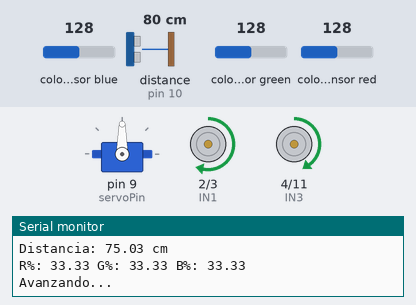
Bench run of a sketch on a simulated Arduino Uno, built with avr-gcc and run on an emulated ATmega328P. Parts: servo, motor-driver pin pairs drawn as motors (green arrow = first pin HIGH = forward, orange = second pin HIGH = backward, longer = more drive, scaled by the enable pin), the last lines printed to the serial monitor. Wiring (inferred from the names in the program): ultrasonic range finder: trigger pin 8; echo pin 10. Inputs (shaded band) come from the test bench; at power-on: colour sensor blue 128, distance to the obstacle (sensor on pin 10) 80 cm, colour sensor green 128, colour sensor red 128. The echo pulse lasts 58.3 µs per cm.

Above: at 3.8 s.
3.9 s: colour sensor blue set to 193
7.0 s: colour sensor blue set to 199
At 8.0 s:
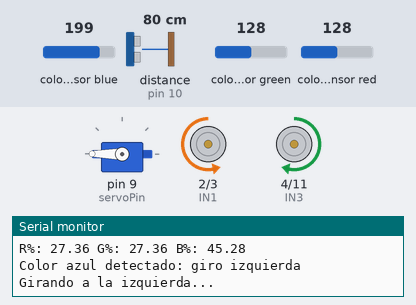
10.1 s: colour sensor blue set to 5
At 11.2 s:
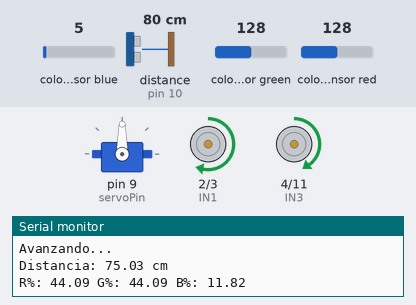
11.8 s: distance to the obstacle (sensor on pin 10) set to 12 cm
13.3 s: distance to the obstacle (sensor on pin 10) set to 9 cm
At 15.1 s:
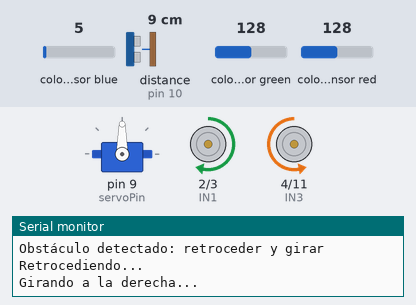
16.4 s: distance to the obstacle (sensor on pin 10) set to 18 cm
At 19.6 s:
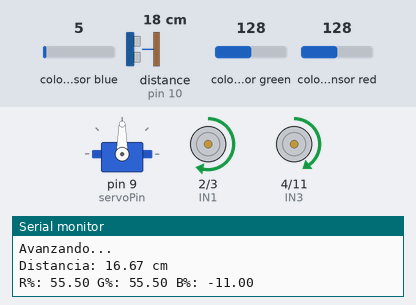
Timing chart, 0 to 19.8 s (numbered marks = the images above; inputs shaded):
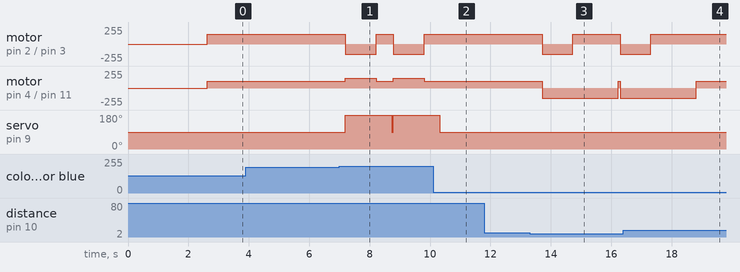

Measured:
- the behaviour switches between 195 and 196 on colour sensor blue (found by bisection; images 0 and 1)
- the behaviour switches between 11 and 10 cm on distance to the obstacle (sensor on pin 10) (found by bisection; images 2 and 3)
- after the input at 7.0 s, motor on pin 2 (IN1) / pin 3 (IN2): alternates forward 150/255 for 0.56 s and backward 150/255 for 1.0 s, starting after 0.20 s; motor on pin 4 (IN3) / pin 11 (IN4): alternates forward 150/255 for 1.0 s and forward 100/255 for 0.56 s, starting after 0.20 s
- after the input at 10.1 s, motor on pin 2 (IN1) / pin 3 (IN2): stays forward 150/255 (without the input it goes to backward 150/255 after 0.27 s); motor on pin 4 (IN3) / pin 11 (IN4): stays forward 100/255 (without the input it goes to forward 150/255 after 0.27 s); servo on pin 9 (servoPin): goes on until 10.3 s, then stays 90°
- after the input at 13.3 s, motor on pin 2 (IN1) / pin 3 (IN2): forward 150/255 → backward 150/255 after 0.41 s, → forward 150/255 1.0 s later, → backward 150/255 1.6 s later; motor on pin 4 (IN3) / pin 11 (IN4): forward 100/255 → backward 150/255 after 0.41 s, → forward 100/255 2.5 s later, → backward 150/255 0.06 s later
- after the input at 16.4 s, motor on pin 2 (IN1) / pin 3 (IN2): goes on until 17.3 s, then stays forward 150/255; motor on pin 4 (IN3) / pin 11 (IN4): goes on until 18.8 s, then stays forward 100/255

The sketch:

sketch_jun6a_2.ino
```cpp
#include <Wire.h>
#include <Adafruit_TCS34725.h>
#include <Servo.h>

// Pines de control del L298N
const int IN1 = 2;
const int IN2 = 3;
const int ENA = 5;

const int IN3 = 4;
const int IN4 = 11;
const int ENB = 6;

// Pines del sensor ultrasónico
const int trigPin = 8;
const int echoPin = 10;

// Servo
Servo servo;
const int servoPin = 9;

// Sensor de color
Adafruit_TCS34725 colorSensor = Adafruit_TCS34725(TCS34725_INTEGRATIONTIME_50MS, TCS34725_GAIN_4X);

// Variables de calibración (luz ambiental)
uint16_t r_base = 0, g_base = 0, b_base = 0, c_base = 0;
float r_f = 0, g_f=0, b_f=0;
const float alpha = 0.5;

void setup() {
  Serial.begin(9600);

  pinMode(trigPin, OUTPUT);
  pinMode(echoPin, INPUT);
  pinMode(IN1, OUTPUT);
  pinMode(IN2, OUTPUT);
  pinMode(ENA, OUTPUT);
  pinMode(IN3, OUTPUT);
  pinMode(IN4, OUTPUT);
  pinMode(ENB, OUTPUT);

  servo.attach(servoPin);
  servo.write(90);

  if (colorSensor.begin()) {
    Serial.println("Sensor de color inicializado");
  } else {
    Serial.println("Error al inicializar sensor de color");
    while (1);
  }

  // === Calibración de luz ambiental ===
  Serial.println("Calibrando sensor");
  delay(2000); // Tiempo para estabilizar luz ambiental

  for (int i = 0; i < 3; i++) {
    calibracion();
  }

  avanzar();
}

void loop() {
  servo.write(90);
  avanzar();

  // Medición ultrasónica
  digitalWrite(trigPin, LOW);
  delayMicroseconds(2);
  digitalWrite(trigPin, HIGH);
  delayMicroseconds(10);
  digitalWrite(trigPin, LOW);
  long duracion = pulseIn(echoPin, HIGH);
  float distancia = duracion * 0.034 / 2;
  distancia *= 0.95;
  Serial.print("Distancia: ");
  Serial.print(distancia);
  Serial.println(" cm");

  // === Lectura y corrección de color ===
  uint16_t r_raw, g_raw, b_raw, c_raw;
  colorSensor.getRawData(&r_raw, &g_raw, &b_raw, &c_raw);

  int r_corr = max(0, r_raw - r_base);
  int g_corr = max(0, g_raw - g_base);
  int b_corr = max(0, b_raw - b_base);
 // int c_corr = max(0, c_raw - c_base);

  r_f = alpha * r_corr + (1-alpha) * r_f;
  g_f = alpha * g_corr + (1-alpha) * g_f;
  b_f = alpha * b_corr + (1-alpha) * b_f;


  float total = r_f + g_f + b_f;
  float r_pct = (r_f/total)*100.0;
  float g_pct = (g_f/total)*100.0;
  float b_pct = (b_f/total)*100.0;


  Serial.print("R%: "); Serial.print(r_pct);
  Serial.print(" G%: "); Serial.print(g_pct);
  Serial.print(" B%: "); Serial.println(b_pct);

  // === Reacción a colores corregidos ===

  if (r_pct > 45 && g_pct < 30 && b_pct < 30) {
    Serial.println("Color rojo detectado: detener y girar servo");
    detenerMotores();
    servo.write(0); delay(1000);
    servo.write(90); delay(1000);
    servo.write(180); delay(1000);
    servo.write(90);
    avanzar();
  }
  else if (b_pct > 45 && r_pct < 30 && g_pct < 30) {
    Serial.println("Color azul detectado: giro izquierda");
    servo.write(180);
    girarIzquierda(); delay(1000);
    avanzar();
  }
  else if (g_pct > 45 && r_pct < 30 && b_pct < 30) {
    Serial.println("Color verde detectado: giro derecha");
    girarDerecha();
    servo.write(90); delay(1000);
    avanzar();
  }
  else if (distancia < 10) {
    Serial.println("Obstáculo detectado: retroceder y girar");
    retroceder(); delay(1000);
    girarDerecha(); delay(1000);
    //avanzar();
  }

  delay(500);
}


void calibracion(){
  uint16_t r, g, b, c;
  uint32_t r_sum = 0, g_sum = 0, b_sum = 0, c_sum = 0;
  for (int i = 0; i < 2; i++){
    colorSensor.getRawData(&r, &g, &b, &c);
    r_sum += r;
    g_sum += g;
    b_sum += b;
    c_sum += c;
    delay(50);
  }

  r_base = r_sum / 10;
  g_base = g_sum / 10;
  b_base = b_sum / 10;
  c_base = c_sum / 10;

  Serial.println("Calibración completa.");
  Serial.print("R_base: "); Serial.print(r_base);
  Serial.print(" G_base: "); Serial.print(g_base);
  Serial.print(" B_base: "); Serial.print(b_base);
  Serial.print(" C_base: "); Serial.println(c_base);

}


// === Control de motores ===

void avanzar() {
  digitalWrite(IN1, HIGH);
  digitalWrite(IN2, LOW);
  analogWrite(ENA, 150);
  digitalWrite(IN3, HIGH);
  digitalWrite(IN4, LOW);
  analogWrite(ENB, 100);
  Serial.println("Avanzando...");
}

void retroceder() {
  digitalWrite(IN1, LOW);
  digitalWrite(IN2, HIGH);
  analogWrite(ENA, 150);
  digitalWrite(IN3, LOW);
  digitalWrite(IN4, HIGH);
  analogWrite(ENB, 150);
  Serial.println("Retrocediendo...");
}

void detenerMotores() {
  digitalWrite(IN1, LOW);
  digitalWrite(IN2, LOW);
  analogWrite(ENA, 0);
  digitalWrite(IN3, LOW);
  digitalWrite(IN4, LOW);
  analogWrite(ENB, 0);
  Serial.println("Motores detenidos");
}

void girarIzquierda() {
  digitalWrite(IN1, LOW);
  digitalWrite(IN2, HIGH);
  analogWrite(ENA, 150);
  digitalWrite(IN3, HIGH);
  digitalWrite(IN4, LOW);
  analogWrite(ENB, 150);
  Serial.println("Girando a la izquierda...");
}

void girarDerecha() {
  digitalWrite(IN1, HIGH);
  digitalWrite(IN2, LOW);
  analogWrite(ENA, 150);
  digitalWrite(IN3, LOW);
  digitalWrite(IN4, HIGH);
  analogWrite(ENB, 150);
  Serial.println("Girando a la derecha...");
}
```
